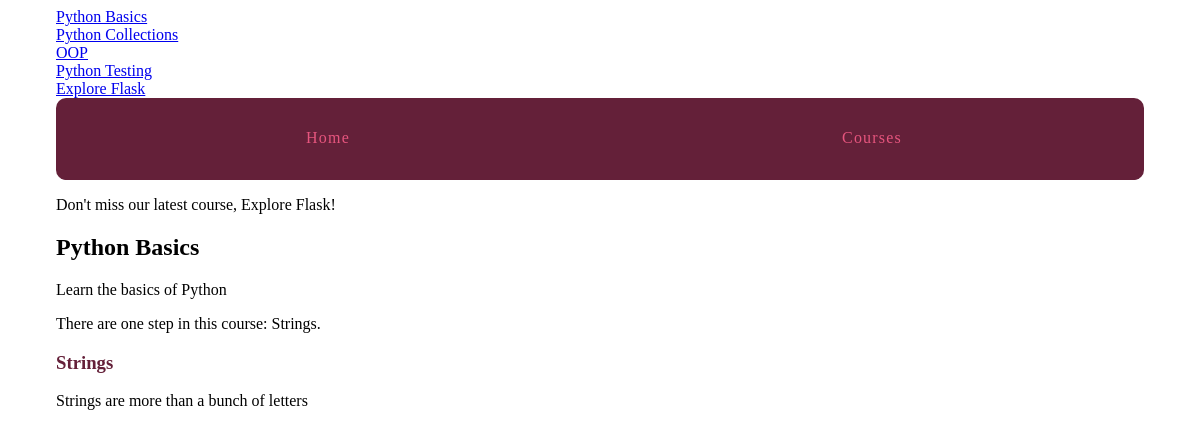
Before: /courses/1/ with the older database file.
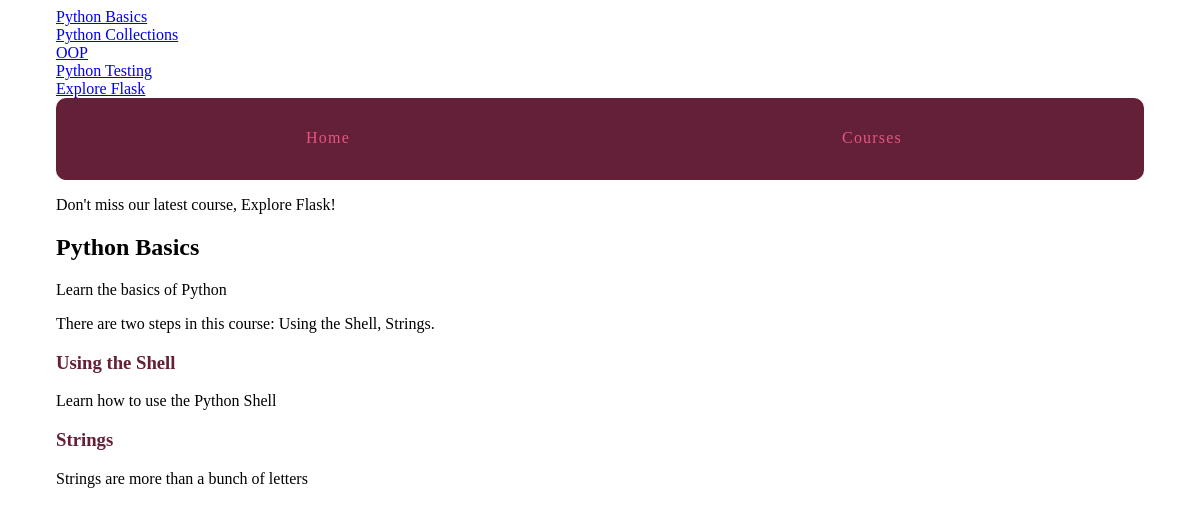
After: the same page with the newer database file.
### courses/models.py (models this page shows)
class Course(models.Model):
    created_at = models.DateTimeField(auto_now_add=True)
    title = models.CharField(max_length=255)
    description = models.TextField()
    def __str__(self):
        return self.title

class Step(models.Model):
    title = models.CharField(max_length=255)
    description = models.TextField()
    order = models.IntegerField(default=0)
    course = models.ForeignKey(Course, on_delete=models.CASCADE)
    content = models.TextField(blank=True, default='')
    class Meta:
        ordering = ['order',]
    def __str__(self):
        return self.title

### courses/views.py (the view)
# urls.py: re_path(r'(?P<pk>\d+)/$', views.course_detail, name='detail')
def course_detail(request, pk):
    course = get_object_or_404(Course, pk=pk)
    return render(request, 'courses/course_detail.html', {'course': course})

### courses/templatetags/course_extras.py (called while the page is built)
@register.simple_tag
def newest_course():
    return Course.objects.latest('created_at')

@register.inclusion_tag('courses/course_nav.html')
def nav_courses_list():
    courses = Course.objects.all()
    return {'courses': courses}

@register.filter('markdown_to_html')
def markdown_to_html(markdown_text):
    html_body = markdown2.markdown(markdown_text)
    return mark_safe(html_body)

### courses/templates/courses/course_detail.html (shortened to what this page needs)
{% extends "layout.html" %}
{% load humanize course_extras%}
{% block content %}
<article>
    <h2>{{ course.title }}</h2>
    {{ course.description|markdown_to_html }}
    <p>There are {{ course.step_set.count|apnumber }} step{{ course.step_set.count|pluralize }} in this course: {{ course.step_set.all|join:", " }}. </p>
    <section>
        {% for step in course.step_set.all %}
            <h3>
                <a href="{% url 'courses:step' course_pk=step.course.pk step_pk=step.pk %}">{{ step.title }}</a>
            </h3>
            {{ step.description }}
        {% endfor %}
    </section>
</article>
{% endblock %}

### templates/layout.html (shortened to what this page needs)
{% load static from staticfiles %}
{% load course_extras %}
<!doctype html>
<html>
    <head>
        <link rel="stylesheet" href="{% static 'css/layout.css' %}">
    </head>
    <body>
        <div class="site-container">
            <div>{% nav_courses_list %}</div>
            <nav>
                <a href="{% url 'main' %}">Home</a>
                <a href="{% url 'courses2:list' %}">Courses</a>
            </nav>
            <p>Don't miss our latest course, {% newest_course %}!</p>
            {% block content %}{% endblock %}
        </div>
    </body>
</html>

### courses/templates/courses/course_nav.html
{% for course in courses %}
<div><a href="{% url 'courses:detail' pk=course.pk %}">{{ course.title }}</a></div>
{% endfor %}

### assets/css/layout.css (style rules this page uses)
html { box-sizing: border-box; }
*, *::after, *::before { box-sizing: inherit; }
.site-container { max-width: 68em; margin-left: auto; margin-right: auto; }
.site-container::after { clear: both; content: ""; display: table; }
.site-container nav { width: 100%; display: table; width: 100%; table-layout: fixed; border-bottom-left-radius: 10px; border-bottom-right-radius: 10px; border-top-left-radius: 10px; border-top-right-radius: 10px; border-bottom-left-radius: 10px; border-top-left-radius: 10px; border-bottom-right-radius: 10px; border-top-right-radius: 10px; background-color: #642039; margin-bottom: 1em; overflow: hidden; }
.site-container nav a { display: table-cell; width: 8.33333%; padding: 10px; border-bottom: 2px solid #642039; color: #e6557e; letter-spacing: 0.075em; line-height: 60px; text-align: center; text-decoration: none; }
article h2 a, article h3 a { color: #642039; text-decoration: none; }

Changed rows visible on the page:
computed for Course "Python Basics": step_set.count|apnumber "one" → "two"; step_set.all "Strings" → "Using the Shell, Strings"
added Step: title "Using the Shell", description "Learn how to use the Python Shell"
